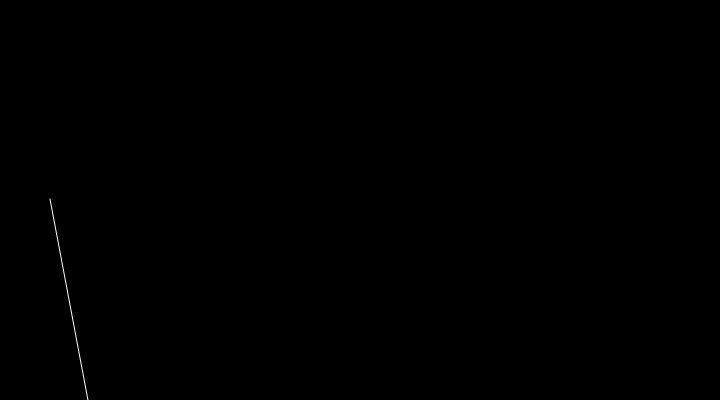
Frame 1 (no input)
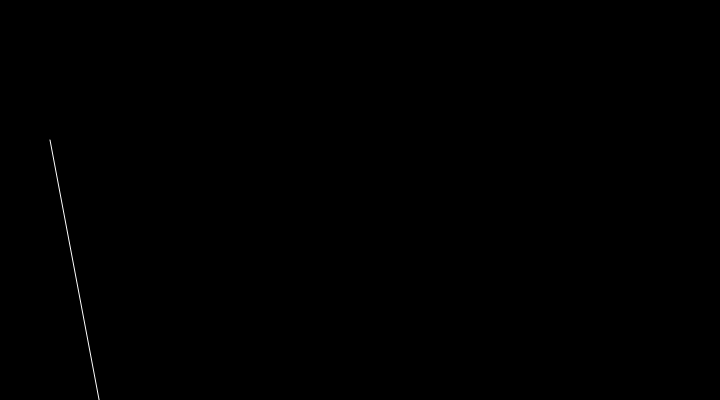
Frame 60 (no input)
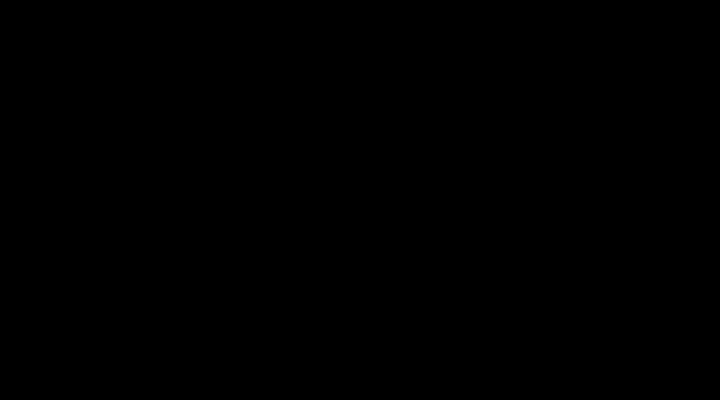
Frame 120 (the mouse pressed at the canvas centre since frame 60)

The p5.js sketch that drew these frames (run headless with seeded random() and noise() and a simulated clock; from frame 60 on, the mouse is pressed at the canvas centre):

// p5.js sketch
// ── sketch.js
let y = 100;


function setup() {
  createCanvas(720, 400);
  stroke(255); 
  frameRate(30);
}

function draw() {
  background(0); 
  y = y - 1;
  if (y < 0) {
    y = height;
  }
  line(50, y+100, width-500, y+1000);
}
